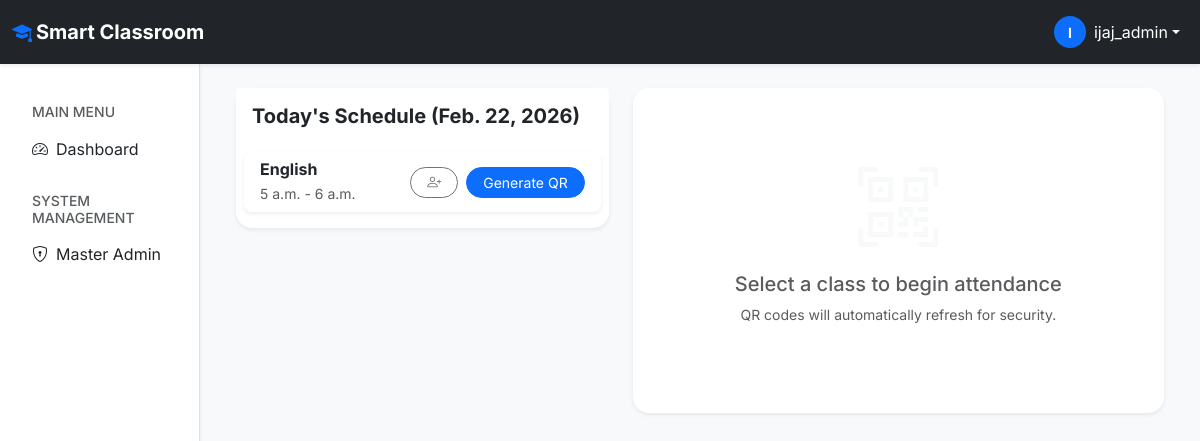
The page /attendance/mark/ (signed in) on the database its author committed.
### timetable/models.py (models this page shows, shortened)
class TimetableEntry(models.Model):
    DAY_CHOICES = (
        ('sun', 'Sunday'),
        ('mon', 'Monday'),
        ('tue', 'Tuesday'),
        ('wed', 'Wednesday'),
        ('thu', 'Thursday'),
        ('fri', 'Friday'),
        ('sat', 'Saturday'),
    )
    classroom = models.ForeignKey(
        ClassRoom,
        on_delete=models.CASCADE,
        related_name='timetable_entries'
    )
    subject = models.ForeignKey(
        Subject,
        on_delete=models.CASCADE
    )
    teacher = models.ForeignKey(
        User,
        on_delete=models.CASCADE,
        related_name='teaching_entries'
    )
    timeslot = models.ForeignKey(
        TimeSlot,
        on_delete=models.CASCADE
    )
    day = models.CharField(
        max_length=3,
        choices=DAY_CHOICES
    )
    class Meta:
        unique_together = ('classroom', 'timeslot', 'day')
        ordering = ['day', 'timeslot']

class Subject(models.Model):
    name = models.CharField(max_length=100, unique=True)

class TimeSlot(models.Model):
    start_time = models.TimeField()
    end_time = models.TimeField()
    class Meta:
        ordering = ['start_time']

### attendance/views.py (the view)
# urls.py: path('mark/', views.mark_attendance, name='mark_attendance'),
@login_required
def mark_attendance(request):
    profile = request.user.userprofile
    if profile.role not in ['teacher', 'admin']:
        messages.error(request, "Access denied. Teacher privileges required.")
        return redirect('dashboard')
    today = timezone.localdate()
    weekday_code = today.strftime('%a').lower()[:3]
    timetable_entries = TimetableEntry.objects.select_related(
        'classroom', 'subject', 'timeslot'
    ).filter(teacher=request.user, day=weekday_code)
    active_entry_id = request.GET.get('generate_for')
    qr_code_image = None
    selected_entry = None
    if active_entry_id:
        selected_entry = get_object_or_404(TimetableEntry, id=active_entry_id, teacher=request.user)
        qr_code_image = generate_classroom_qr(selected_entry.id)
    context = {
        'timetable_entries': timetable_entries,
        'today': today,
        'qr_code_image': qr_code_image,
        'selected_entry': selected_entry,
    }
    return render(request, 'attendance/mark_attendance.html', context)

### templates/attendance/mark_attendance.html (shortened to what this page needs)
{% extends 'base.html' %}
{% block content %}
<div class="container-fluid">
    <div class="row g-4">
        <div class="col-12 col-lg-5">
            <div class="card border-0 shadow-sm rounded-4">
                <div class="card-header bg-white border-0 py-3">
                    <h5 class="fw-bold mb-0">Today's Schedule ({{ today }})</h5>
                </div>
                <div class="list-group list-group-flush p-2">
                    {% for entry in timetable_entries %}
                    <div class="list-group-item rounded-3 border-0 mb-2 shadow-sm d-flex justify-content-between align-items-center">
                        <div class="me-3">
                            <h6 class="fw-bold mb-1">{{ entry.subject.name }}</h6>
                            <p class="text-muted small mb-0">{{ entry.timeslot.start_time }} - {{ entry.timeslot.end_time }}</p>
                        </div>
                        <div class="d-flex gap-2">
                            <a href="{% url 'manual_mark' entry.id %}" class="btn btn-sm btn-outline-secondary rounded-pill px-3" title="Manual Entry">
                                <i class="bi bi-person-plus"></i>
                            </a>
                            <a href="?generate_for={{ entry.id }}" class="btn btn-sm btn-primary rounded-pill px-3">Generate QR</a>
                        </div>
                    </div>
                    {% empty %}
                    <p class="text-center text-muted py-4">No classes scheduled for today.</p>
                    {% endfor %}
                </div>
            </div>
        </div>
        <div class="col-12 col-lg-7 text-center">
            <div class="card border-0 shadow-sm rounded-4 p-4 h-100 d-flex flex-column align-items-center">
                {% if qr_code_image %}
                    <h4 class="fw-bold mb-1">Scanning Session: {{ selected_entry.subject.name }}</h4>
                    <p class="text-muted small mb-3">Room: {{ selected_entry.classroom.name }}</p>
                    <div class="bg-white p-3 shadow-sm rounded-4 mb-3" style="max-width: 250px; border: 8px solid white;">
                        <img alt="QR Code" class="img-fluid" id="current-qr">
                    </div>
                    <p class="text-danger small fw-bold mb-4 animate__animated animate__pulse animate__infinite">
                        <i class="bi bi-arrow-repeat"></i> Auto-refreshing Token
                    </p>
                    <div class="w-100 text-start">
                        <h6 class="fw-bold border-bottom pb-2 mb-3 d-flex justify-content-between">
                            <span><i class="bi bi-people-fill text-success"></i> Students Checked In:</span>
                            <span class="badge bg-light text-dark" id="scan-count">0</span>
                        </h6>
                        <div id="live-attendance-list" class="overflow-auto" style="max-height: 250px;">
                            <p class="text-muted small text-center py-3">Waiting for first scan...</p>
                        </div>
                    </div>
                {% else %}
                    <div class="my-auto py-5">
                        <i class="bi bi-qr-code-scan display-1 text-light"></i>
                        <h5 class="text-muted mt-3">Select a class to begin attendance</h5>
                        <p class="small text-muted">QR codes will automatically refresh for security.</p>
                    </div>
                {% endif %}
            </div>
        </div>
    </div>
</div>
{% endblock %}

### templates/navbar.html (shortened to what this page needs)
<nav class="navbar navbar-expand-lg navbar-dark bg-dark shadow-sm sticky-top">
    <div class="container-fluid">
        <a class="navbar-brand fw-bold d-flex align-items-center" href="{% url 'dashboard' %}">
            <span class="text-primary me-1"><i class="bi bi-mortarboard-fill"></i></span>
            Smart Classroom
        </a>
        <div class="collapse navbar-collapse" id="navbarContent">
            <ul class="navbar-nav ms-auto align-items-center">
                {% if request.user.is_authenticated %}
                <li class="nav-item dropdown">
                    <a class="nav-link dropdown-toggle text-white d-flex align-items-center" href="#" id="userDropdown" role="button" data-bs-toggle="dropdown">
                        <div class="bg-primary rounded-circle me-2 d-flex align-items-center justify-content-center" style="width: 32px; height: 32px;">
                            <span class="small fw-bold">{{ request.user.username|slice:":1"|upper }}</span>
                        </div>
                        <span class="d-none d-sm-inline">{{ request.user.username }}</span>
                    </a>
                </li>
                {% else %}
                <li class="nav-item">
                    <a class="btn btn-primary btn-sm rounded-pill px-4" href="/accounts/login/">
                        Login
                    </a>
                </li>
                {% endif %}
            </ul>
        </div>
    </div>
</nav>

### static/css/style.css (style rules this page uses)
:root { --primary-blue: #0d6efd; --primary-soft: rgba(13, 110, 253, 0.1); --success-green: #198754; --bg-light: #f8f9fa; --card-shadow: 0 8px 30px rgba(0, 0, 0, 0.05); --sidebar-width: 250px; }
body { background-color: var(--bg-light); font-family: 'Inter', system-ui, -apple-system, sans-serif; color: #333; overflow-x: hidden; }
.card { border: none !important; box-shadow: var(--card-shadow); transition: transform 0.2s ease, box-shadow 0.2s ease; }

### templates/base.html (style rules this page uses)
body { font-family: 'Inter', sans-serif; overflow-x: hidden; }

### rows shown on the page
TimetableEntry: subject.name "English", timeslot.start_time "5 a.m.", timeslot.end_time "6 a.m."

### other values the page prints
{{ request.user.username|slice:":1"|upper }} "I"
{{ request.user.username }} "ijaj_admin"
{{ today }} "Feb. 22, 2026"
